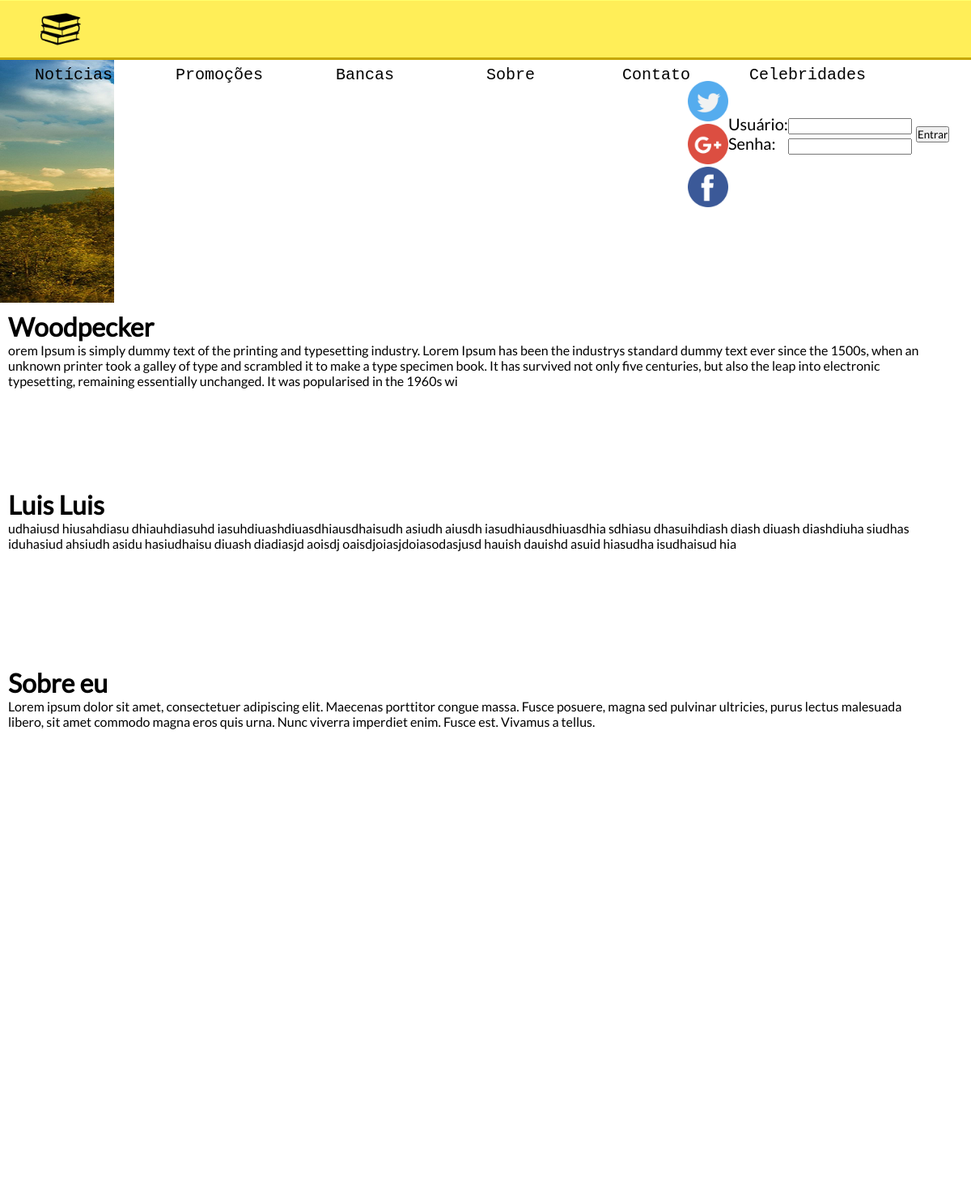
Page /sobre.php on the committed database.
### tables this page shows
CREATE TABLE `tbl_sobre` (
  `id` int(11) NOT NULL AUTO_INCREMENT,
  `nome` varchar(200) NOT NULL,
  `sobre` longtext NOT NULL,
  `ativo` int(11) NOT NULL,
  PRIMARY KEY (`id`,`nome`)
);

### conexao.php (called while the page is built)
<?php
    function conexaoDb(){
        $host = "localhost";
        $database = "db_banca";
        $user = "root";
        $password = "bcd127";
        if(!$conexao = mysqli_connect($host,$user,$password,$database)){
            echo('Erro na conexão com o Banco de Dados');
        }
        return $conexao;
    }
?>

### db.php (called while the page is built, shortened)
<?php
    include_once "conexao.php";
	function selectSobres(){
        $sql = "SELECT * from tbl_sobre";
        return mysqli_query(conexaoDb(), $sql);
    }
?>

### sobre.php (the view, shortened to what this page needs)
<?php
    include_once "db.php";
    $select = selectSobres();
?>
<!doctype html>
<html lang="pt-br">
	<head>
        <link rel="stylesheet" type="text/css" href="css/style.css">
        <link rel="stylesheet" type="text/css" href="slick/slick.css"/>
        <link rel="stylesheet" type="text/css" href="slick/slick-theme.css"/>
	</head>
	<body>
        <header id="cabecalho">
            <div id="logo"><a href="index.php"><img src="imagens/logo.png" alt="Banca Bugs Bunny"></a></div>
            <nav id="menu">
                <ul>
                    <li>
                        <a href="noticias.php">Notícias</a>
                    </li>
                    <li>
                        <a href="promocoes.php">Promoções</a>
                    </li>
                    <li>
                        <a href="bancas.php">Bancas</a>
                    </li>
                    <li>
                        <a href="sobre.php">Sobre</a>
                    </li>
                    <li>
                        <a href="contato.php">Contato</a>
                    </li>
                    <li>
                        <a href="celebridades.php">Celebridades</a>
                    </li>
                </ul>
            </nav>
            <form method="POST" action="login.php">
            <div id="login">
                <div id="txtLogin">
                    Usuário:<br>
                    Senha:
                </div>
                <div id="caixaLogin">
                    <input type="text" name="txtUsuario" id="entrar"><br>
                    <input type="password" name="txtSenha" id="senha"><br>
                </div>
                <div id="botaoLogin">
                    <input type="submit" name="login" value="Entrar">
                </div>
            </div>
            </form>
        </header>
        <div id="caixaEspecial"></div>
        <div id="conteudoPrincipal">
            <main id="conteudo">
                <div class="slider">
                    <div><img src="imagens/2.jpg" alt="Banner"></div>
                </div>
                <div id="itens">
				<?php
                        while($rsSobre = mysqli_fetch_array($select)){
                        $ativo = $rsSobre["ativo"];
                            if($ativo){
                    ?>
                    <div class="sobre">
                        <h1><?php echo($rsSobre["nome"])?></h1>
                        <p><?php echo($rsSobre["sobre"])?></p>
                    </div>
					<?php
                            }
                        }
                    ?>
                </div>
            </main>
            <footer id="rodape">
                Todos os direitos reservados.
            </footer>
        </div>
            <div id="redesSociais">
                <div id="twitter"><a href="http://twitter.com"><img src="imagens/twitter.png" alt="Twitter"></a></div>
                <div id="googleplus"><a href="http://plus.google.com"><img src="imagens/googleplus.png" alt="Google plus"></a></div>
                <div id="facebook"><a href="http://facebook.com"><img src="imagens/facebook.png" alt="Facebook"></a></div>
            </div>
    </body>
</html>

### css/style.css (style rules this page uses)
* { margin: 0px; padding: 0px; text-decoration: none; font-family: lato; }
#cabecalho { width: 100%; height: 70px; background-color: #ffee58; position: fixed; border-bottom: 3px solid #c6a700; border-top: 1px solid #ffff6b; z-index: 5; }
#logo { width: 100px; height: 50px; margin-top: 10px; margin-left: 50px; float: left; }
#logo img { width: 50px; height: 50px; transition: 0.25s; }
#menu { width: auto; height: 70px; margin-left: 1px; float: left; }
#menu li { list-style-type: none; float: left; }
#menu li a { width: 130px; height: 30px; list-style-type: none; padding: 20px 25px; float: left; text-align: center; display: block; color: black; transition: 0.5s; font-size: 20px; font-family: monospace; }
#login { width: 300px; height: 70px; margin-right: 0px; float: right; font-size: 20px; }
#txtLogin { margin-top: 10px; float: left; }
#caixaLogin { margin-top: 10px; float: left; }
#botaoLogin { height: 70px; margin-top: 20px; margin-left: 5px; float: left; }
#caixaEspecial { width: 100%; height: 74px; }
#conteudoPrincipal { height: 1300px; width: 1200px; margin-left: auto; margin-right: auto; }
#conteudo { height: 1300px; width: 1200px; }
.slider { height: 300px; width: 1200px; }
.slider img { height: 300px; width: 1200px; }
#itens { width: 1200px; height: 1000px; max-height: auto; float: left; overflow: auto ; }
#rodape { height: 100px; width: 1200px; background-color: #c6a700; text-align: right; line-height: 100px; font-size: 30px; font-family: monospace; clear: both; }
#redesSociais { height: 150px; width: 50px; position: fixed; right: 300px; top: 100px; }
#redesSociais img { height: 50px; width: 50px; }
.sobre { width: 1148px; height: 200px; padding: 10px; }

### rows in the picture
tbl_sobre: nome "Woodpecker", sobre "orem Ipsum is simply dummy text of the printing and typesetting industry. Lorem Ipsum has been the industrys standard dummy text ever since the 1500s, when an unknown printer took a galley of type and scrambled it to make a type specimen book. It has survived not only five centuries, but also the leap into electronic typesetting, remaining essentially unchanged. It was popularised in the 1960s wi"
tbl_sobre: nome "Luis Luis", sobre "udhaiusd hiusahdiasu dhiauhdiasuhd iasuhdiuashdiuasdhiausdhaisudh asiudh aiusdh iasudhiausdhiuasdhia sdhiasu dhasuihdiash diash diuash diashdiuha siudhas iduhasiud ahsiudh asidu hasiudhaisu diuash diadiasjd aoisdj oaisdjoiasjdoiasodasjusd hauish dauishd asuid hiasudha isudhaisud hia"
tbl_sobre: nome "Sobre eu", sobre "Lorem ipsum dolor sit amet, consectetuer adipiscing elit. Maecenas porttitor congue massa. Fusce posuere, magna sed pulvinar ultricies, purus lectus malesuada libero, sit amet commodo magna eros quis urna. Nunc viverra imperdiet enim. Fusce est. Vivamus a tellus."
